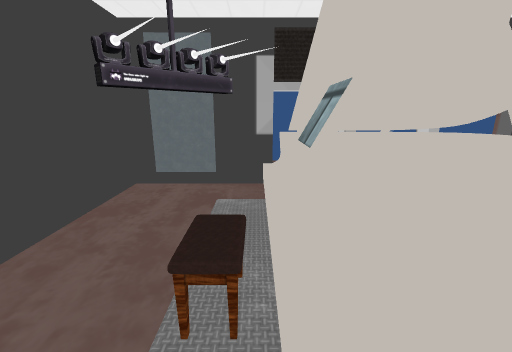
[1] (above)

12 first-person views from a walk through a scene from a Unity 3-D project. The camera is 1.4 m above the floor, tilts 14° down and sees 90° across. The floor is counted in squares, 0.5 m on a side. Each view is taken from the middle of a square. On the plan, view 1 faces up. The plan holds only what a view shows up to about 19 squares ahead; the rest is blank. The place goes on beyond the plan. The player is left out. Some surface patterns are stand-ins.

[2]
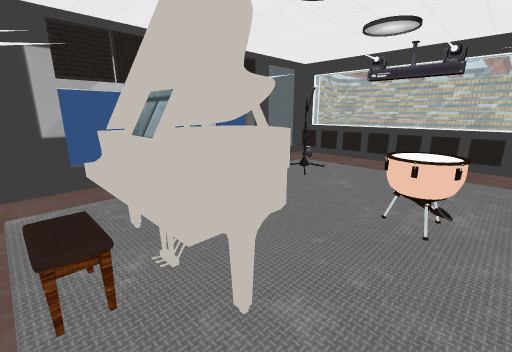

[3]
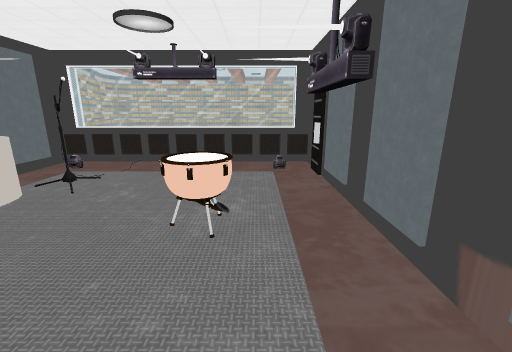

[4]
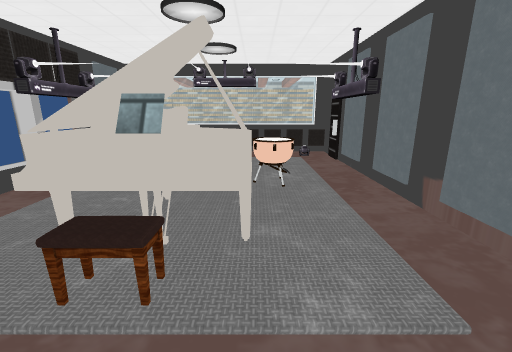

[5]
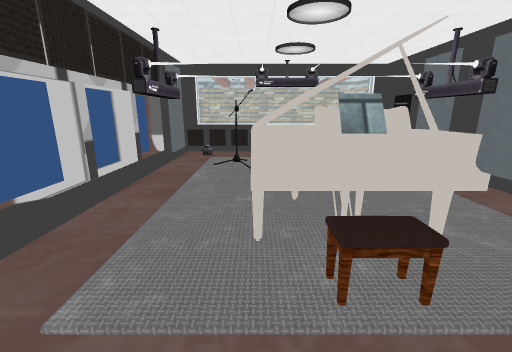

[6]
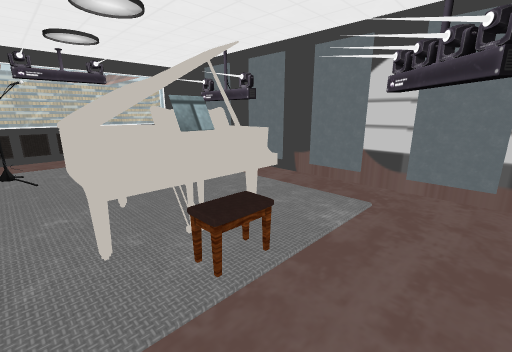

[7]
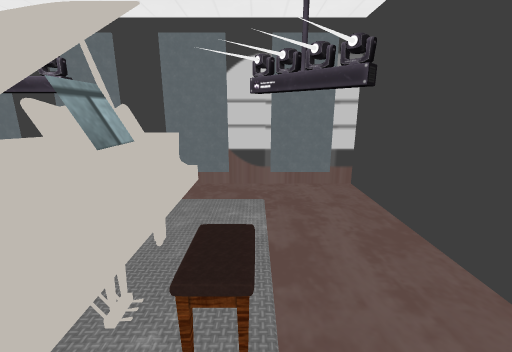

[8]
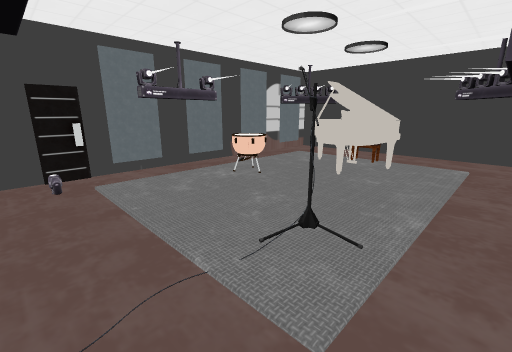

[9]
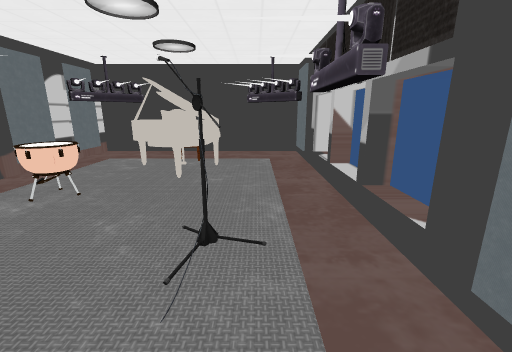

[10]
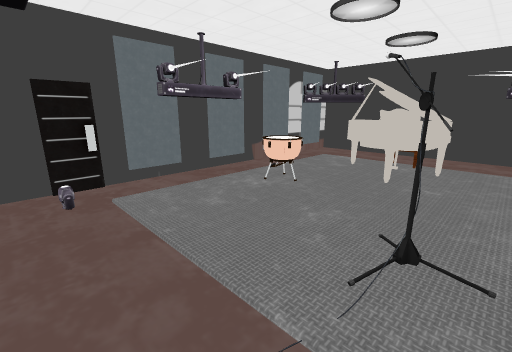

[11]
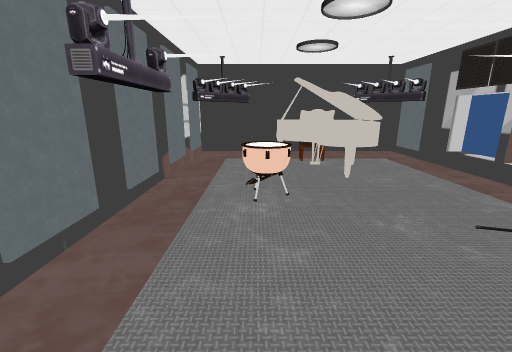

[12]
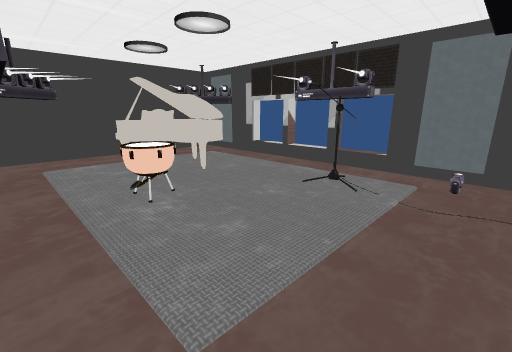

### Floor plan
Points are (right, up) in squares from view 1. A wall is a line through its corners. A room is listed if a view was taken in it or the views show most of it. See-through windows are left out.
Room 1 (views 1, 2, 3, 4, 5, 6, 7, 8, 9, 10, 11, 12)
walls: (4.4, 3.9) (4.2, 3.2); (4.3, 4) (4.3, 3.4); (3.8, 2.7) (2.6, 2.4) (2, 1.4); (3.6, 2.6) (3, 2.6); (4.3, 4.3) (4.3, 3.6); (4.2, 4.5) (4.3, 4.2); (2.3, 2.2) (0.5, 2.3); (1.4, 1.2) (1.4, 1.9); (0.9, 2.6) (0.9, 3.5); (0.7, 2) (0.7, 3.9) (0.8, 3.9); (0.6, 1.4) (0.6, 4.6); (4.5, 10) (3.4, 10) (3.4, 10.9); (7.5, 10) (5.5, 10); (0.7, 10.9) (0.7, 10) (-4.8, 10) (-4.8, -1); (-1.5, 9.8) (-3.9, 9.8); (-1.6, -4) (14.5, -4); (13.5, 9.8) (11.1, 9.8); (14.8, -3.5) (14.8, 9.5); (14.5, 10) (8.5, 10)
low walls: (3.9, 3.7) (3.4, 3.7); (3.4, 3.9) (3.9, 3.9); (1.4, 2.9) (1.3, 3.2) (1.4, 3.3); (1.2, 2.8) (1.1, 3) (1.3, 3.4)
ways out: gap at (-4, -1); gap at (-4, 7); gap at (4, 10); gap at (7, 10); gap at (10, 10); gap at (14, 1); gap at (14, 5)
objects: other object (-2, 8); chair (-1, 2); chair (-1, 3) to (0, 4); other object (0, 1) to (1, 3); other object (0, 5) to (4, 5); other object (5, -1) to (7, 1); other object (9, 5) to (10, 7)

Where each view was taken, in squares from view 1:
view 1: 0 up, 0 right, facing up
view 2: 1 down, 1 left, facing up-right
view 3: 1 down, 0 right, facing right
view 4: 1 up, 4 left, facing right
view 5: 5 up, 4 left, facing right
view 6: 6 up, 4 left, facing down-right
view 7: 6 up, 1 left, facing down
view 8: 9 up, 14 right, facing down-left
view 9: 7 up, 14 right, facing left
view 10: 7 up, 14 right, facing down-left
view 11: 0 up, 14 right, facing left
view 12: 3 down, 14 right, facing up-left
